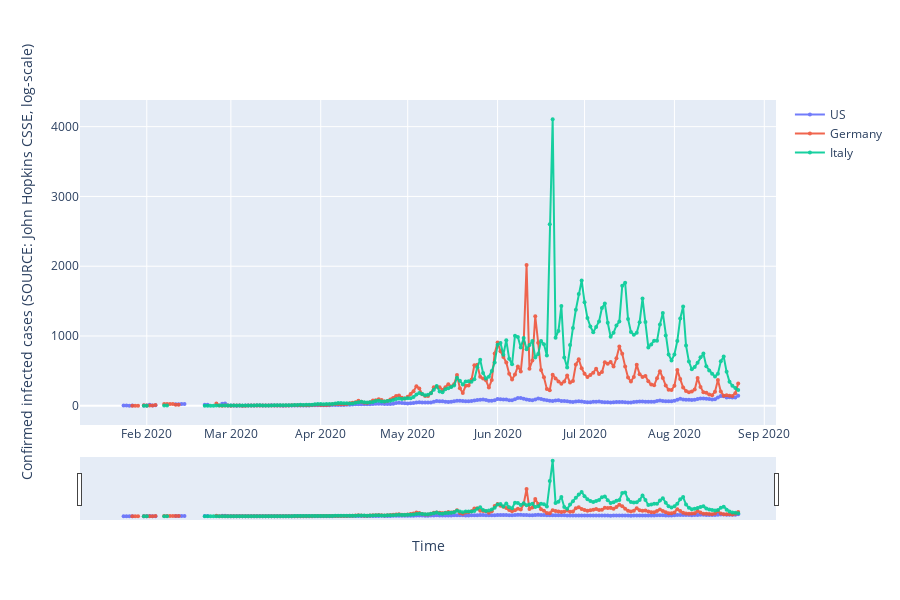

Here is the notebook cell this chart was saved with:
### Code cell
import plotly.graph_objects as go
import math
fig = go.Figure()



for each in country_list:
    
    df_plot = pd_results_large[pd_results_large['country'] == each]
    df_plot=df_plot[['state','country','confirmed','confirmed_filtered','doubling_rate','doubling_rate_filtered','date']].groupby(['country','date']).agg(np.mean).reset_index()
    
    fig.add_trace(go.Scatter(
        x=df_plot.date,
        y=df_plot['doubling_rate'],
        mode='markers+lines',
        name=each,
        marker_size=4,
        opacity=0.9,
        line_width=2
        )
    )
    
    

fig.update_layout(
    width=900,
    height=600,
    xaxis_title="Time",
    yaxis_title="Confirmed infected cases (SOURCE: John Hopkins CSSE, log-scale)",
    xaxis_rangeslider_visible=True
)

fig.update_layout()

# fig.update_yaxes(type='log', range=[1.1, math.log10((df_plot.max()[1:].max()//1000 + 1) * 1000)])

### Figure 1 — Plotly figure (JSON) as saved in the notebook; plotly's stock layout.template omitted (floating-point values rounded to 4 significant figures; data arrays with more than 128 entries replaced by an {"elided": "..."} marker saying what was removed)
{"data": [{"line": {"width": 2}, "marker": {"size": 4}, "mode": "markers+lines", "name": "US", "opacity": 0.9, "type": "scatter", "x": {"elided": "215 str values"}, "y": {"elided": "215 float values"}}, {"line": {"width": 2}, "marker": {"size": 4}, "mode": "markers+lines", "name": "Germany", "opacity": 0.9, "type": "scatter", "x": {"elided": "215 str values"}, "y": {"elided": "215 float values"}}, {"line": {"width": 2}, "marker": {"size": 4}, "mode": "markers+lines", "name": "Italy", "opacity": 0.9, "type": "scatter", "x": {"elided": "215 str values"}, "y": {"elided": "215 float values"}}], "layout": {"height": 600, "width": 900, "xaxis": {"rangeslider": {"visible": true}, "title": {"text": "Time"}}, "yaxis": {"title": {"text": "Confirmed infected cases (SOURCE: John Hopkins CSSE, log-scale)"}}}}
